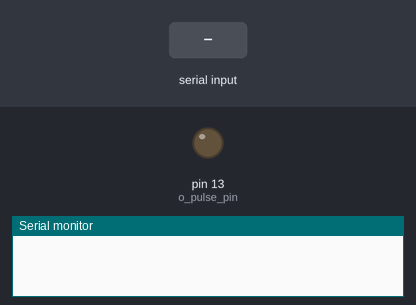
Bench run of a sketch on a simulated Arduino Uno, built with avr-gcc and run on an emulated ATmega328P. Shown: output pins drawn as LEDs (lit = HIGH), the last lines printed to the serial monitor. Dashed ring = blinking. The inputs (shaded band) are chosen by the test bench.

Above: at 1.2 s.
1.3 s: "90,45\n" received over Serial
At 2.35 s:
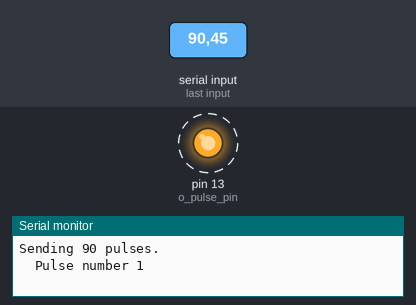
Timing chart, 0 to 10.3 s (numbered marks = the images above; inputs shaded):
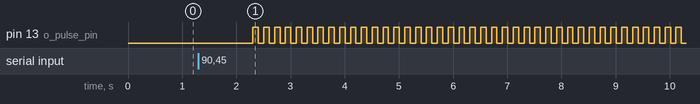

The sketch:

serial_pulse_generator.ino
```cpp
// Serial negative pulse generator to test ASD board, sending serial
// commands.
//
// Author: Jairo Gonzalez

//Serial
long BaudRate = 9600;

// Pin
int o_pulse_pin = 13; // pulse output pin

//Aux
int pulse_duration_ms = 100;
int delay_time_ms = 100; //inter pulse delay
String in_string;
int pulses_number = 0;
int i = 1; //loop index
void setup() {
    //Serial communication
    Serial.begin(BaudRate);

    //I/O
    pinMode(o_pulse_pin, OUTPUT);
    digitalWrite(o_pulse_pin, LOW);
}

void loop() {
    //Detects Serial Command
    if(Serial.available()>0){
        //Extracts number
        in_string=Serial.readString();
        pulses_number = in_string.toInt();
        Serial.print("Sending ");
        Serial.print(pulses_number);
        Serial.println(" pulses.");

        //Sending Pulses
        for (i = 1; i<pulses_number+1; i++){
            Serial.print("\tPulse number ");
            Serial.println(i);

            digitalWrite(o_pulse_pin, HIGH);
            delay(pulse_duration_ms);
            digitalWrite(o_pulse_pin, LOW);
            delay(delay_time_ms);
        }
        i = 1;

        Serial.println("Done.");
    }
}
```

Measured:
- after the input at 1.3 s, pin 13 (o_pulse_pin): alternates HIGH for 0.10 s and LOW for 0.10 s, starting after 1.0 s
